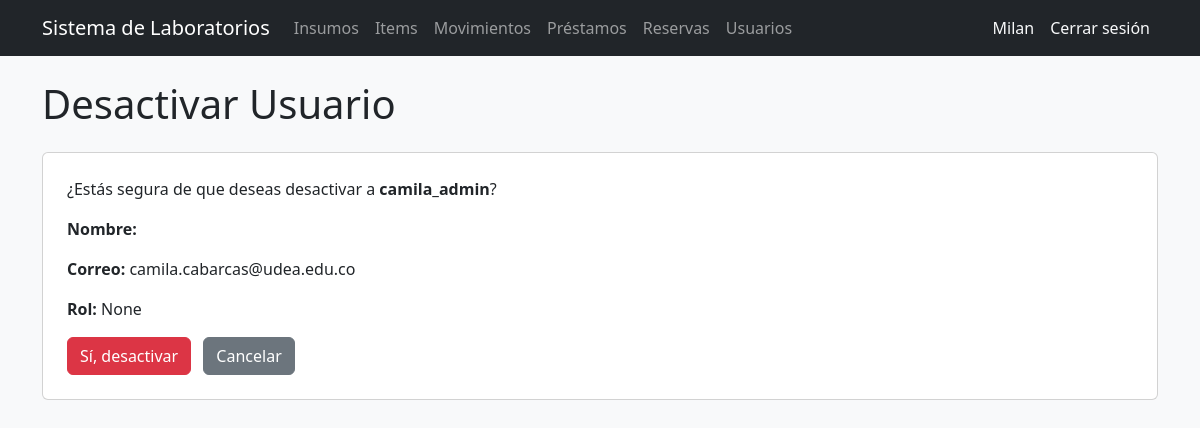
/usuarios/1/desactivar/ (signed in), run on an earlier commit of the app's database.
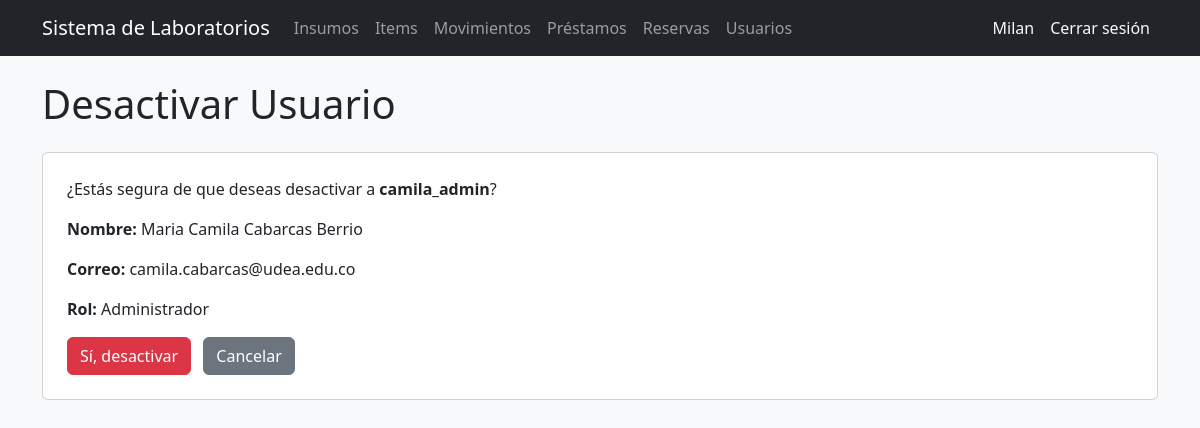
And on a later commit of the database.
### users/models.py (models this page shows, shortened)
class Usuario(AbstractUser):
    codigo = models.CharField(max_length=50, unique=True, blank=True)
    programa = models.CharField(max_length=100, blank=True)
    rol = models.ForeignKey(
        Rol,
        on_delete=models.CASCADE,
        null=True,
        blank=True
    )

class Rol(models.Model):
    nombre = models.CharField(max_length=100)
    def __str__(self):
        return self.nombre

### users/views.py (the view)
# urls.py: path('<int:id>/desactivar/', desactivar_usuario, name='desactivar_usuario'),
@login_required
def desactivar_usuario(request, id):
    usuario = get_object_or_404(Usuario, id=id)
    if request.method == 'POST':
        usuario.is_active = False
        usuario.save()
        return redirect('lista_usuarios')
    return render(
        request,
        'users/desactivar.html',
        {
            'usuario': usuario
        }
    )

### templates/users/desactivar.html (shortened to what this page needs)
{% extends 'base_general.html' %}
{% block contenido %}
<h1 class="mb-4">Desactivar Usuario</h1>
<div class="card p-4">
    <p>¿Estás segura de que deseas desactivar a <strong>{{ usuario.username }}</strong>?</p>
    <p><strong>Nombre:</strong> {{ usuario.first_name }} {{ usuario.last_name }}</p>
    <p><strong>Correo:</strong> {{ usuario.email }}</p>
    <p><strong>Rol:</strong> {{ usuario.rol }}</p>
    <form method="POST">
        <button type="submit" class="btn btn-danger">
            Sí, desactivar
        </button>
        <a href="/usuarios/" class="btn btn-secondary ms-2">
            Cancelar
        </a>
    </form>
</div>
{% endblock %}

What changed in the data, as far as the page shows it:
changed Usuario "camila_admin": first_name (not shown) → "Maria Camila"; last_name (not shown) → "Cabarcas Berrio"; rol "None" → "Administrador"
